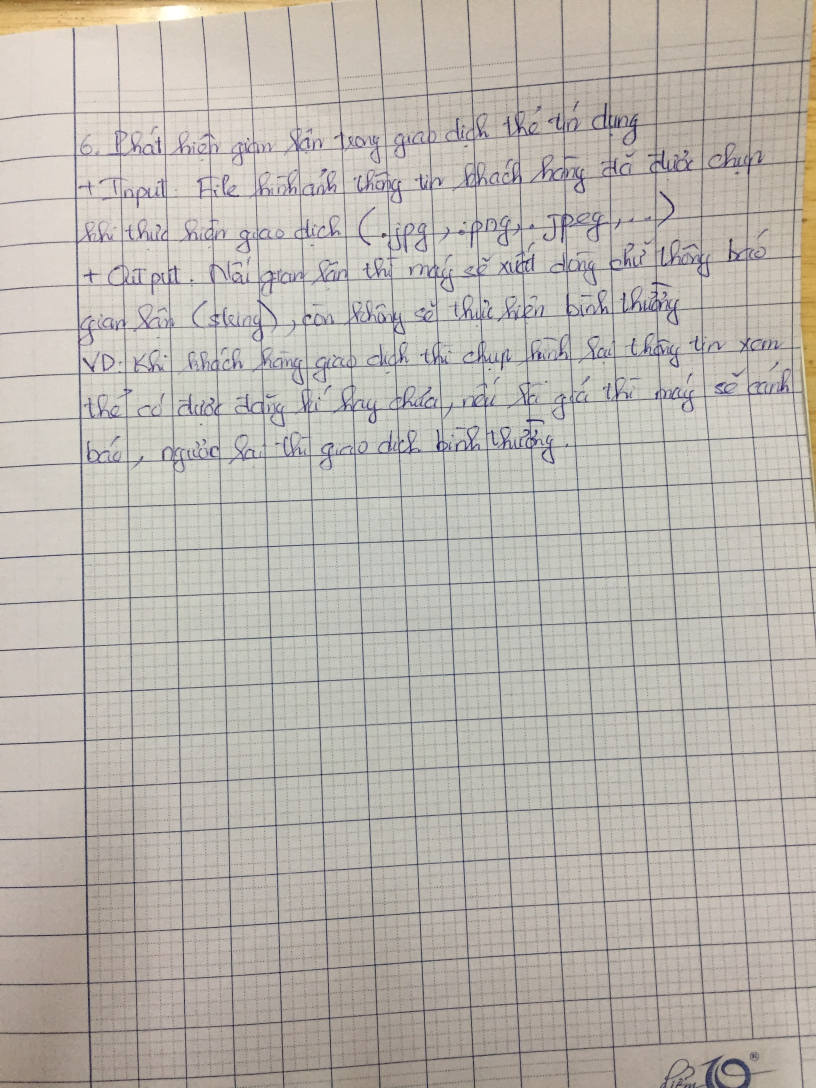
#> input picture Trang_3.JPG, 2448 x 3264 px, found by its file name (shown at 1/3 size)
$ jupyter execute --allow-errors Predict_camera_text_images.ipynb
#> lines starting #> are read from the running program, lines starting #| are printed output that depends on the picture; pictures that were not available may be replaced by others from this repository, and a replacement may not be noted
# Liên kết drive và import thư viện

[cell 1]
from google.colab import drive
drive.mount('/content/drive/')

[cell 2]
import os
import numpy as np
import cv2
import matplotlib.pyplot as plt
from sklearn.model_selection import train_test_split
from sklearn.linear_model import LogisticRegression
from sklearn.metrics import mean_squared_error, r2_score
from sklearn.metrics import confusion_matrix
from sklearn.metrics import classification_report
from sklearn.metrics import plot_confusion_matrix
from sklearn.metrics import accuracy_score
from skimage.feature import hog
import pandas as pd
from sklearn import svm, metrics
from PIL import Image

[cell 3]
link_X_train = '/content/drive/MyDrive/Data_Final_Project/Save_Data_HOG/X_train_HOG.csv'
link_Y_train = '/content/drive/MyDrive/Data_Final_Project/Save_Data_HOG/Y_train_HOG.csv'
#> (the rest of this cell did not finish here and is left out)

#> (a cell that did not finish here is left out)

[cell 5]
labels = os.listdir('/content/drive/MyDrive/My Data/Do_An_Images')
labels = sorted(labels)
print(labels)

[cell 6]
#Load model lên colab
import joblib
#> (the rest of this cell did not finish here and is left out)

[cell 7]
# Hàm cắt gọn ảnh
def Crop_Images(img):
    blur = cv2.GaussianBlur(img,(7,7),0)
    thresh = cv2.adaptiveThreshold(blur,255,cv2.ADAPTIVE_THRESH_GAUSSIAN_C,cv2.THRESH_BINARY_INV,7,7)
    contours = cv2.findContours(thresh, cv2.RETR_EXTERNAL, cv2.CHAIN_APPROX_SIMPLE)[0]
    x_min = 10**9
    x_max = 0
    y_min = 10**9
    y_max = 0

    for cnt in contours:
        x, y, width, height = cv2.boundingRect(cnt)
        if cv2.contourArea(cnt) > 0:
            x_min = min(x_min, x)
            y_min = min(y_min, y)

            if x + width > x_max:
                x_max = x + width

            if y + height > y_max:
                y_max = y + height

    table = thresh[y_min: y_max, x_min:x_max]
    return table

# Dự đoán trên ảnh chụp bằng điện thoại

[cell 8]
link_to_img_test = '/content/drive/MyDrive/test_image/'
all_img_phone = os.listdir(link_to_img_test)
list_img_phone = sorted(all_img_phone)
list_img_phone

### Các hàm xử lý và dự đoán

[cell 9]
# Cắt bớt khoảng trắng dư thừa cho ảnh chụp bằng điện thoại
def Cut_Img(img):
  img_phone = img[750:1250, 500:1000]
  img_phone = cv2.resize(img_phone, (100, 100), interpolation = cv2.INTER_AREA)
  return img_phone

[cell 10]
# Dự đoán ảnh bằng phương pháp trích xuất HOG
def Predict_Img(img_phone):
  feature = []
  img_phone_hog = hog(img_phone, pixels_per_cell=(2,2), cells_per_block=(2,2), visualize=False)
  x = np.asarray(img_phone_hog).ravel()
  feature.append(x)
  feature = np.array(feature)
  predict = loaded_model_MLP.predict(feature)
  result = predict[0]
  return labels[result]

[cell 11]
temp = []
#> (the rest of this cell did not finish here and is left out)

#> in Cut_Img, `img_phone = img[750:1250, 500:1000]`:
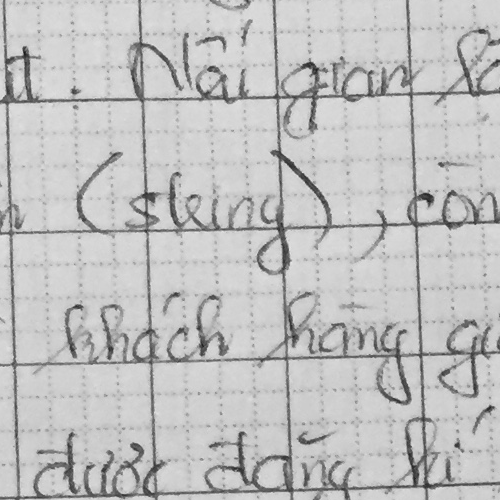
#> img_phone: shape (500, 500); min 24, max 235, mean 192.5
#> in Cut_Img, `img_phone = cv2.resize(img_phone, (100, 100), interpolation = cv2.INTE..`:
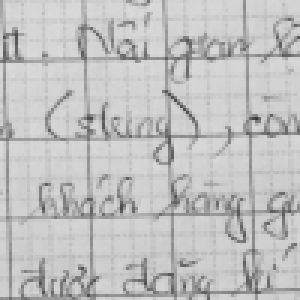
#> img_phone: shape (100, 100) (shown 3 times larger); min 56, max 219, mean 192.5
  ax.imshow(img_phone, cmap = 'gray', interpolation='nearest')
  ax.set_title(f'Cut Image')
  # Show ảnh chuyển sang trắng đen và predict
  ax = axes[2]
  ax.set_axis_off()
  img_phone = Crop_Images(img_phone) # Cắt sát chữ
#> in Crop_Images, `blur = cv2.GaussianBlur(img,(7,7),0)`:
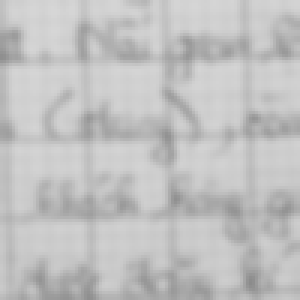
#> blur: shape (100, 100) (shown 3 times larger); min 139, max 214, mean 192.3
#> in Crop_Images, `thresh = cv2.adaptiveThreshold(blur,255,cv2.ADAPTIVE_THRESH_GAUSSIAN_C..`:
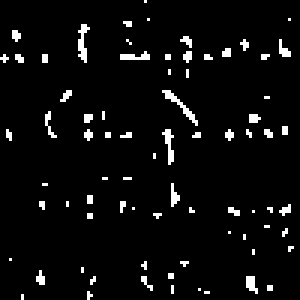
#> thresh: shape (100, 100) (shown 3 times larger); 4.6% white in thin lines or dots
#> in Crop_Images, `contours = cv2.findContours(thresh, cv2.RETR_EXTERNAL, cv2.CHAIN_APPRO..`: contours = 76 contours, all with area under 20
#> the loop in Crop_Images, `for cnt in contours:` made 76 passes
#> (cnt, x, y, width, height, x_min, y_min, x_max) on pass 3: ([[29, 97], [29, 99], [30, 98]], 29, 97, 2, 3, 29, 97, 31)
#> (cnt, x, y, width, height, x_min, y_min, x_max) on passes 5, 17: ([[89, 95], [89, 96], [90, 96], [90, 95]], 89, 95, 2, 2, 29, 95, 91), ([[96, 82], [96, 83], [97, 82]], 96, 82, 2, 2, 12, 82, 98)
#> after the loop in Crop_Images, `for cnt in contours:`: x_max = 98; y_max = 100
#> in Crop_Images, `table = thresh[y_min: y_max, x_min:x_max]`:
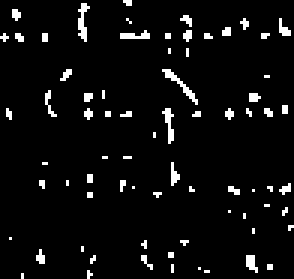
#> table: shape (93, 98) (shown 3 times larger); 5% white in thin lines or dots
  img_phone = cv2.resize(img_phone, (16,16), interpolation = cv2.INTER_AREA) # Resize ảnh về đúng kích thước của model
  predict_img = Predict_Img(img_phone) # Dự doán chữ bằng phương pháp trích xuất HOG
#> in Predict_Img, `img_phone_hog = hog(img_phone, pixels_per_cell=(2,2), cells_per_block=..`: img_phone_hog = 1764 values, max 0.525 at index 1525, min 0 at index 1, mean 0.0835
#> in Predict_Img, `x = np.asarray(img_phone_hog).ravel()`: x has the same summary as img_phone_hog
  temp.append(predict_img)
  ax.imshow(img_phone, cmap = 'gray', interpolation='nearest')
  ax.set_title(f'Preprocess Image, Predict: ' + predict_img)

###Nhận xét

[cell 12]
print(temp)

- Ảnh dự đoán sai: 2, 4, 7, 8, 9, 15 (đúng 9/15)
- Vì ảnh chụp bằng điện thoại nên hình khá rõ và ít yếu tố gây nhiễu.

# Dự đoán ảnh chụp bằng Webcam Laptop

###Hàm chụp ảnh bằng Webcam

[cell 13]
from IPython.display import display, Javascript
from google.colab.output import eval_js
from base64 import b64decode

def take_photo(filename='photo.jpg', quality=0.8):
  js = Javascript('''
    async function takePhoto(quality) {
      const div = document.createElement('div');
      const capture = document.createElement('button');
      capture.textContent = 'Capture';
      div.appendChild(capture);

      const video = document.createElement('video');
      video.style.display = 'block';
      const stream = await navigator.mediaDevices.getUserMedia({video: true});

      document.body.appendChild(div);
      div.appendChild(video);
      video.srcObject = stream;
      await video.play();

      // Resize the output to fit the video element.
      google.colab.output.setIframeHeight(document.documentElement.scrollHeight, true);

      // Wait for Capture to be clicked.
      await new Promise((resolve) => capture.onclick = resolve);

      const canvas = document.createElement('canvas');
      canvas.width = video.videoWidth;
      canvas.height = video.videoHeight;
      canvas.getContext('2d').drawImage(video, 0, 0);
      stream.getVideoTracks()[0].stop();
      div.remove();
      return canvas.toDataURL('image/jpeg', quality);
    }
    ''')
  display(js)
  data = eval_js('takePhoto({})'.format(quality))
  binary = b64decode(data.split(',')[1])
  with open(filename, 'wb') as f:
    f.write(binary)
  return filename

###Chụp ảnh từ Webcam và lưu vào drive

[cell 14]
# Nhâp số lượng hình muốn chụp từ webcam máy tính
num_img = int(input('Enter the number of image: '))
#> the answer given: 3
link_img_webcam = '/content/drive/My Drive/test_img_webcam/'
list_img_webcam = os.listdir(link_img_webcam)
num_img_drive_old = len(list_img_webcam)
len(list_img_webcam)

[cell 15]
for i in range(num_img):
  try:
    filename = take_photo()
